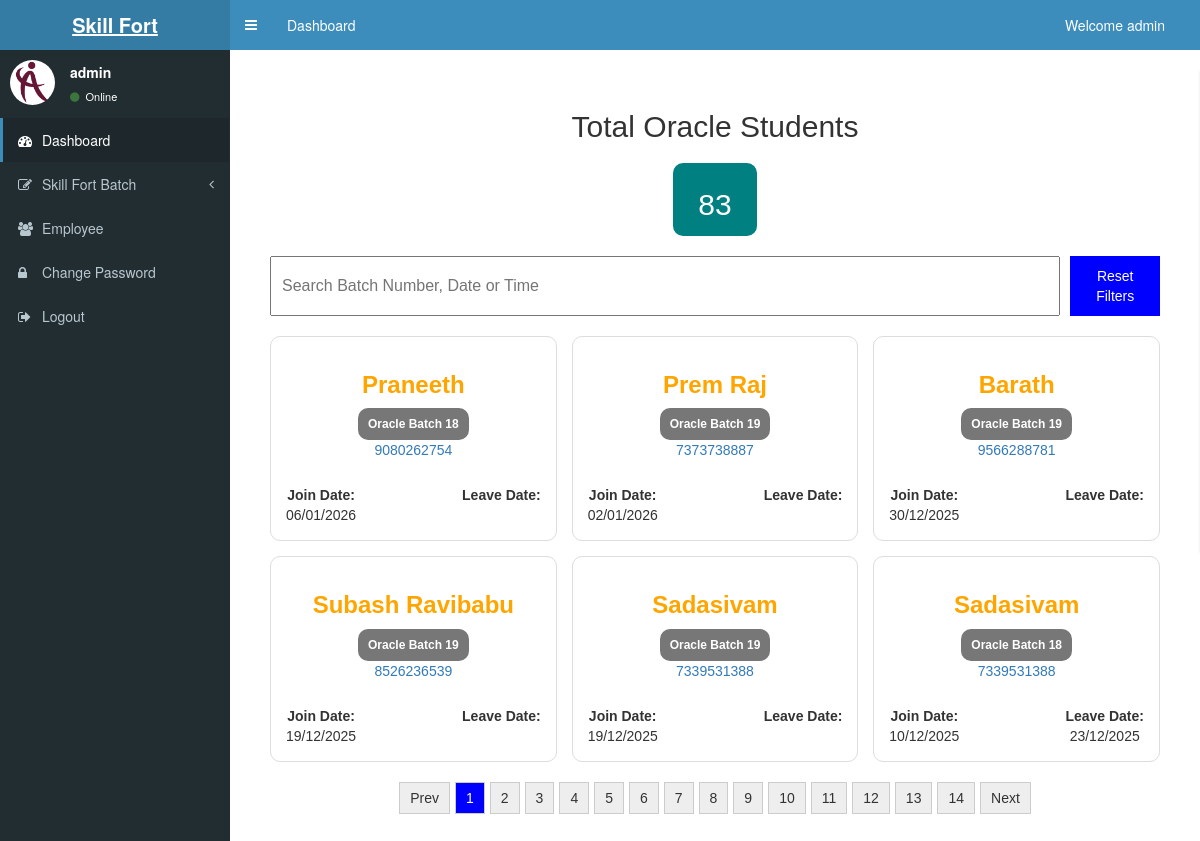
/viewAllStudents.php?category=Oracle (signed in), run on the app's committed database.
### tables this page shows
CREATE TABLE `student` (
  `id` int(11) NOT NULL,
  `studentId` varchar(200) NOT NULL,
  `studentName` varchar(200) NOT NULL,
  `mobile` varchar(200) NOT NULL,
  `gmail` varchar(200) NOT NULL,
  `referBy` varchar(200) NOT NULL,
  `description` text NOT NULL,
  `course` varchar(200) NOT NULL,
  `class_name` varchar(200) NOT NULL,
  `class_time` varchar(200) NOT NULL,
  `start_date` varchar(200) NOT NULL,
  `whatsappLink` varchar(200) NOT NULL,
  `date` timestamp NOT NULL DEFAULT current_timestamp() ON UPDATE current_timestamp(),
  `join_date` varchar(200) NOT NULL,
  `leave_date` varchar(200) NOT NULL,
  `action` varchar(500) NOT NULL,
  `deleteReason` text NOT NULL,
  `end_date` varchar(200) NOT NULL
);

### viewAllStudents.php (the view, shortened to what this page needs)
<?php include('header.php') ?>
<?php
$course = $_GET["category"];
?>
<div class="content-wrapper">
    <div class="container-table">
        <br>
        <div class="classList">
            <div class="container-ClassList">
                <b>
                    <h2 id="h1id01">Total <?php echo $course; ?> Students</h2>
                </b>
                <div class="summary">
                    <div class="summary-card">
                        <h2 id="enquiryCount">0</h2>
                    </div>
                </div>
                <div class="filters">
                    <input type="text" id="searchInput" placeholder="Search Batch Number, Date or Time" />
                    <button id="resetBtn">Reset Filters</button>
                </div>
                <div id="enquiryList" class="card-grid">
                    <?php
                    $result = mysqli_query($conn, "SELECT * FROM `student` WHERE `course`='$course' ORDER BY `id` DESC");
                    while ($row_result = mysqli_fetch_array($result)) {
                        $class_name = $row_result['class_name'];
                        $join_date = $row_result['join_date'];
                        $mobile = $row_result['mobile'];
                        $studentName = $row_result['studentName'];
                        $leave_date = $row_result['leave_date'];
                    ?>
                        <div class="card">
                            <h3 class="enquiry-id"><?php echo $studentName; ?></h3>
                            <div class="course-badge">
                                <span class="badge badge-secondary" style="padding: 10px;"><?php echo $class_name; ?></span>
                            </div>
                            <div class="mobile-badge">
                                <a class="callLink" href="#"><?php echo $mobile; ?></a>
                            </div>
                            <div class="card-footer">
                                <div><strong>Join Date:</strong><br><?php echo date("d/m/Y", strtotime($join_date)); ?></div>
                                <div>
                                    <strong>Leave Date:</strong><br>
                                    <?php
                                    if (!empty($leave_date)) {
                                        echo date("d/m/Y", strtotime($leave_date));
                                    } else {
                                        echo "";
                                    }
                                    ?>
                                </div>
                            </div>
                        </div>
                    <?php
                    }
                    ?>
                </div>
                <div class="pagination" id="pagination"></div>
            </div>
        </div>
    </div>
</div>
<?php include('footer.php') ?>

### header.php (style rules this page uses)
.container-table { margin: 15px; padding: 5px; }
.classList { font-family: Arial, sans-serif; margin: 20px; }
.container-ClassList { border-radius: 10px; }
#h1id01 { text-align: center; margin-bottom: 20px; }
.summary { display: flex; justify-content: center; margin-bottom: 20px; }
.summary-card { background: teal; color: white; padding: 5px 25px; border-radius: 10px; text-align: center; }
.filters { display: flex; flex-direction: column; gap: 10px; margin-bottom: 20px; }
.filters input { padding: 10px; font-size: 16px; width: 100%; }
.filters button { padding: 10px; background: blue; color: white; border: none; cursor: pointer; }
.card-grid { display: grid; grid-template-columns: 1fr; gap: 15px; }
@media (min-width: 600px) { .filters { flex-direction: row; justify-content: space-between; } }
@media (min-width: 600px) { .card-grid { grid-template-columns: repeat(3, 1fr); } }
.card { background: white; border: 1px solid #ddd; border-radius: 10px; padding: 15px; text-align: center; transition: 0.3s; }
.card .enquiry-id { color: orange; font-weight: bold; }
.card-footer { display: flex; justify-content: space-between; font-size: 14px; margin-top: 25px; }
.pagination { display: flex; justify-content: center; flex-wrap: wrap; margin-top: 20px; gap: 5px; }

### data on the page
student: studentName "Praneeth", class_name "Oracle Batch 18", mobile "9080262754", join_date "06/01/2026"
student: studentName "Prem Raj", class_name "Oracle Batch 19", mobile "7373738887", join_date "02/01/2026"
student: studentName "Barath", class_name "Oracle Batch 19", mobile "9566288781", join_date "30/12/2025"
student: studentName "Subash Ravibabu", class_name "Oracle Batch 19", mobile "8526236539", join_date "19/12/2025"
student: studentName "Sadasivam", class_name "Oracle Batch 19", mobile "7339531388", join_date "19/12/2025"
student: studentName "Sadasivam", class_name "Oracle Batch 18", mobile "7339531388", join_date "10/12/2025", leave_date "23/12/2025"

### other printed values
$username "admin"
$course "Oracle"
